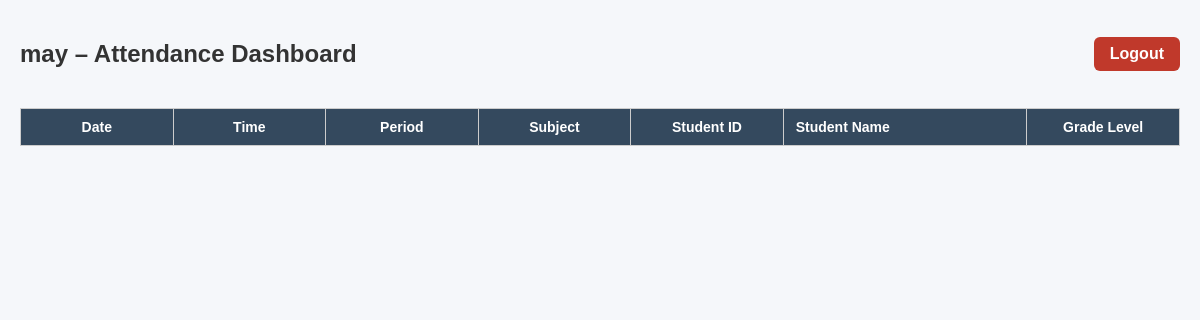
Page /dashboard (signed in) on the earlier database version.
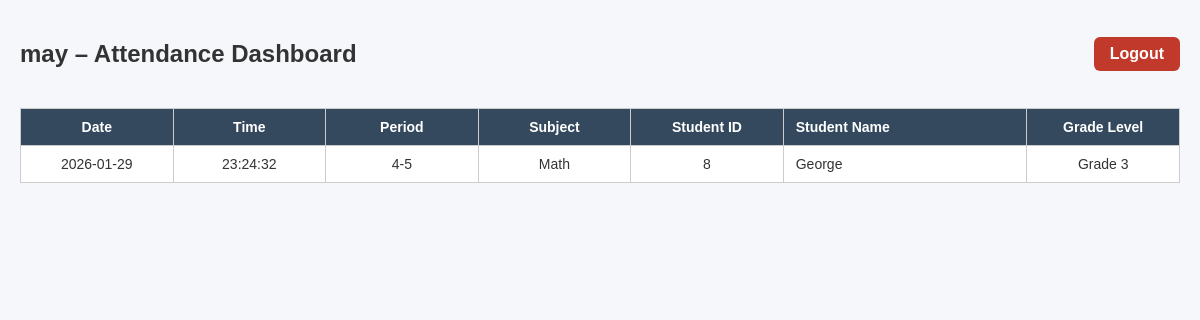
Same page on the later database version.
### tables this page shows
CREATE TABLE "attendance_log" (
	"attendance_id"	TEXT UNIQUE,
	"student_id"	INTEGER,
	"teacher_id"	TEXT,
	"class_date"	INTEGER,
	"class_time"	INTEGER,
	"class_period"	TEXT,
	"class_subject"	TEXT,
	"grade_level"	TEXT
);

CREATE TABLE "students" (
	"student_id"	TEXT,
	"full_name"	TEXT
, "grade_level"	TEXT);

### web_dashboard/app.py (the view)
@app.route("/dashboard")
def dashboard():
    if session.get("role") != "Teacher":
        return redirect(url_for("index"))
    teacher_id = session.get("teacher_id")
    records = read_attendance_by_teacher(teacher_id)
    return render_template(
        "dashboard.html",
        records=records,
        teacher=session.get("username")
    )

### web_dashboard/app.py (called while the page is built)
def get_db_connection():
    conn = sqlite3.connect(DB_PATH)
    conn.row_factory = sqlite3.Row
    return conn

def read_attendance_by_teacher(teacher_id):
    conn = get_db_connection()
    cur = conn.cursor()
    cur.execute("""
        SELECT
            a.class_date,
            a.class_time,
            a.class_period,
            a.class_subject,
            s.student_id,
            s.full_name,
            s.grade_level
        FROM attendance_log a
        JOIN students s ON a.student_id = s.student_id
        WHERE a.teacher_id = ?
        ORDER BY a.class_date DESC, a.class_time DESC
    """, (teacher_id,))
    records = cur.fetchall()
    conn.close()
    return records

### web_dashboard/templates/dashboard.html (shortened to what this page needs)
<!DOCTYPE html>
<html lang="en">
<head>
    <link rel="stylesheet" href="{{ url_for('static', filename='styles.css') }}">
</head>
<body>
<div class="dashboard-header">
    <h2>{{ teacher }} – Attendance Dashboard</h2>
    <a class="logout-btn" href="{{ url_for('logout') }}">Logout</a>
</div>
<table>
    <thead>
        <tr>
            <th>Date</th>
            <th>Time</th>
            <th>Period</th>
            <th>Subject</th>
            <th>Student ID</th>
            <th>Student Name</th>
            <th>Grade Level</th>
        </tr>
    </thead>
<tbody>
    {% for record in records %}
    <tr>
        <td>{{ record.class_date }}</td>
        <td>{{ record.class_time }}</td>
        <td>{{ record.class_period }}</td>
        <td>{{ record.class_subject }}</td>
        <td>{{ record.student_id }}</td>
        <td>{{ record.full_name }}</td>
        <td>{{ record.grade_level }}</td>
    </tr>
    {% endfor %}
</tbody>
</table>
</body>
</html>

### web_dashboard/static/styles.css (style rules this page uses)
body { font-family: Arial, Helvetica, sans-serif; background-color: #f5f7fa; margin: 0; padding: 20px; color: #333; }
h2 { text-align: center; margin-bottom: 20px; }
table { width: 100%; border-collapse: collapse; background-color: #ffffff; font-size: 14px; table-layout: fixed; }
th, td { border: 1px solid #ccc; padding: 10px; text-align: center; vertical-align: middle; word-wrap: break-word; overflow-wrap: break-word; }
th:nth-child(1), td:nth-child(1), th:nth-child(2), td:nth-child(2), th:nth-child(3), td:nth-child(3), th:nth-child(4), td:nth-child(4), th:nth-child(5), td:nth-child(5), th:nth-child(7), td:nth-child(7) { width: 15%; }
th:nth-child(6), td:nth-child(6) { width: 25%; text-align: left; padding-left: 12px; }
thead { background-color: #34495e; color: white; }
.dashboard-header { display: flex; justify-content: space-between; align-items: center; margin-bottom: 20px; }
.logout-btn { padding: 8px 14px; background-color: #e74c3c; color: white; text-decoration: none; border-radius: 5px; font-weight: bold; }
.logout-btn { padding: 8px 16px; background-color: #c0392b; color: white; text-decoration: none; border-radius: 6px; font-weight: bold; }
th:nth-child(7), td:nth-child(7) { width: 15%; }

Differences in the rows shown:
added attendance_log: class_date "2026-01-29", class_time "23:24:32", class_period "4-5", class_subject "Math", student_id "8", full_name "George", grade_level "Grade 3"
